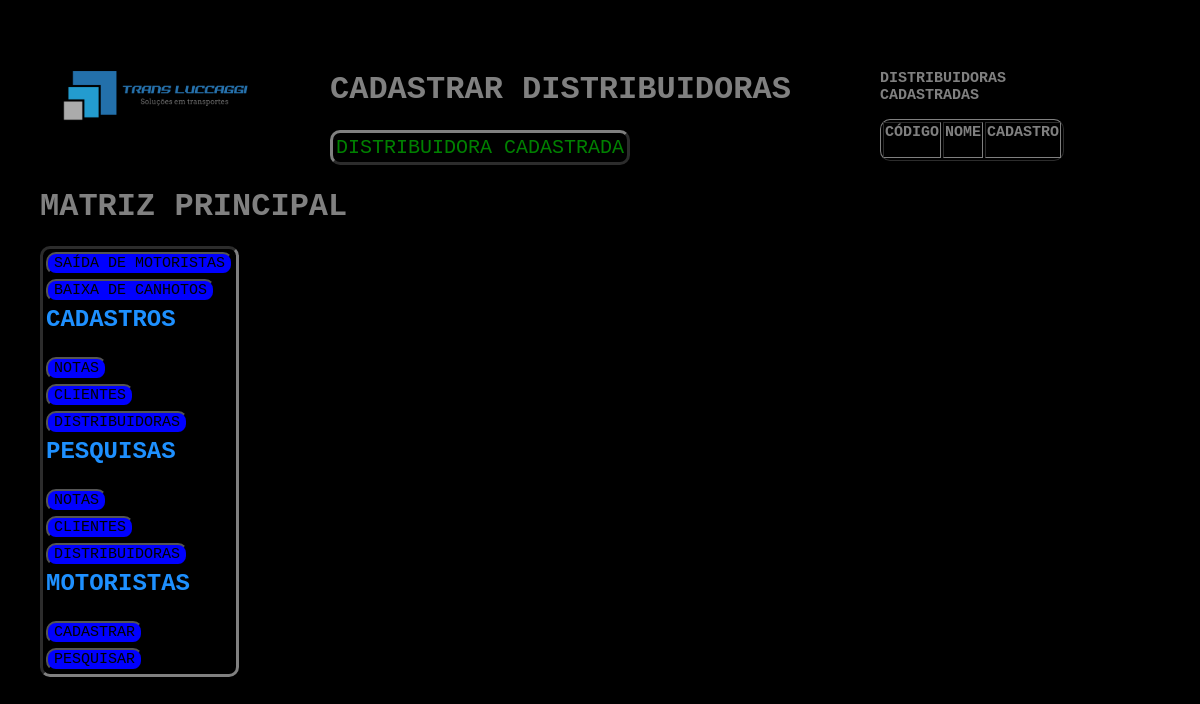
Before: /cadastro/cadastrar_distribuidoras.php with the older database file.
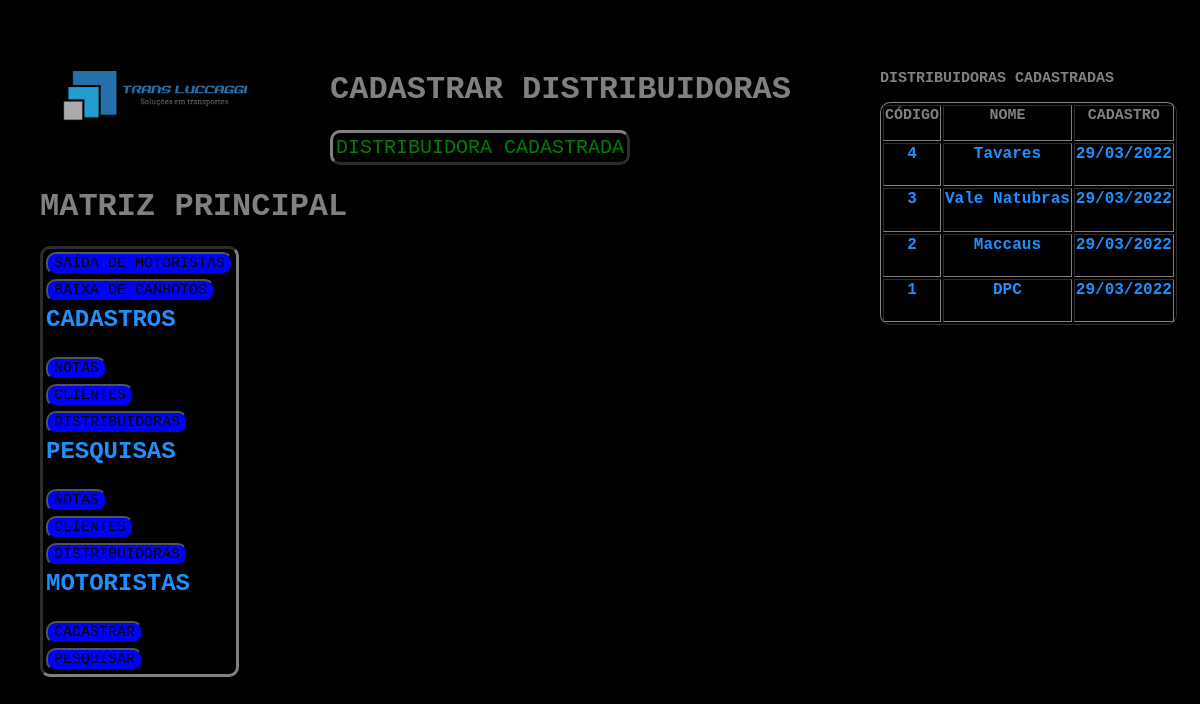
After: the same page with the newer database file.
### tables this page shows
CREATE TABLE `distribuidoras` (
  `codigo` int(11) NOT NULL,
  `nome` varchar(64) NOT NULL,
  `porcentagem` float NOT NULL,
  `cadastro` date NOT NULL
);

### connect.php (called while the page is built, shortened)
<?php
	$tab_dis = "distribuidoras";
 ?>

### cadastro/cadastrar_distribuidoras.php (the view, shortened to what this page needs)
<html>
	<head>
		<link href="..\estilo.css" rel="stylesheet"/>
	</head>
	<body>
		<menu>
        	<a href="http://localhost/transluccaggi"><img src="..\imagem/logo.png" width=20%></a>
        	<h1>MATRIZ PRINCIPAL</h1><p>
            <table class="tableb">
				<tr><td><a href="../saida/form_saida_motorista.html"><button>SAÍDA DE MOTORISTAS</button></a></td></tr>
				<tr><td><a href="../saida/form_baixa_canhotos.html"><button>BAIXA DE CANHOTOS</button></a></td></tr>
				<tr><td><h2>CADASTROS</h2></td></tr>
				<tr><td><a href="..\cadastro/form_cadastrar_nfs.php"><button>NOTAS</button></a></td></tr>
				<tr><td><a href="..\cadastro/form_cadastrar_clientes.php"><button>CLIENTES</button></a></td></tr>
				<tr><td><a href="..\cadastro/form_cadastrar_distribuidoras.php"><button>DISTRIBUIDORAS</button></a></td></tr>
				<tr><td><h2>PESQUISAS</h2></td></tr>
				<tr><td><a href="..\pesquisa/form_pesquisar_nfs.html"><button>NOTAS</button></a></td></tr>
				<tr><td><a href="..\pesquisa/form_pesquisar_clientes.html"><button>CLIENTES</button></a></td></tr>
				<tr><td><a href="..\pesquisa/form_pesquisar_distribuidoras.html"><button>DISTRIBUIDORAS</button></a></td></tr>
				<tr><td><h2>MOTORISTAS</h2></td></tr>
				<tr><td><a href="..\cadastro/form_cadastrar_motoristas.php"><button>CADASTRAR</button></a></td></tr>
				<tr><td><a href="..\pesquisa/form_pesquisar_motoristas.html"><button>PESQUISAR</button></a></td></tr>
            </table>
        </menu>
<?php
	require('../connect.php');
    $nom_dis = trim($_POST['nom_dis']);
	$sql = mysqli_query($conn,"SELECT * FROM $tab_dis WHERE `nome` = '$nom_dis'");
	$n = mysqli_num_rows($sql);
	if($n != 0)
	{
		?>
			<pag>
				<h1>CADASTRAR DISTRIBUIDORA</h1><p>
				<table>
					<tr>
						<td><h5>DISTRIBUIDORA JÁ CADASTARDA</h5></td>
					</tr>
				</table>
			</pag>
		<?php
	}
	else
	{
		?>
			<pag>
				<h1>CADASTRAR DISTRIBUIDORAS</h1><p>
				<table>
					<tr>
						<td><h7>DISTRIBUIDORA CADASTRADA</h7></td>
					</tr>
				</table>
			</pag>
		<?php
	}
?>
		<urd>
			<table border=1>
				<h3>DISTRIBUIDORAS CADASTRADAS</h3>
				<tr>
					<td><h3>CÓDIGO</h3></td>
					<td><h3>NOME</h3></td>
					<td><h3>CADASTRO</h3></td>
				</tr>
				<?php   require('..\connect.php');
				$sql = mysqli_query($conn,"SELECT * FROM $tab_dis ORDER BY `codigo` DESC LIMIT 5");
				$n = mysqli_num_rows($sql);
				$i=0;
					while($i!=$n)
					{
						$vn = mysqli_fetch_array($sql);	?>
								<tr>
									<td><h4><nobr><?php echo $vn['codigo'];   ?><nobr></h4></td>
									<td><h4><nobr><?php echo $vn['nome'];    ?><nobr></h4></td>
									<td><h4><nobr><?php echo date( 'd/m/Y' , strtotime( $vn['cadastro']));    ?><nobr></h4></td>
								</tr>
						<?php   $i = $i + 1;
					}   ?>
			</table>
		</urd>
	</body>
</html>

### estilo.css (style rules this page uses)
body { background-color: black; }
h1 { color: gray; font-family: OCR A Std, monospace; }
h3 { color:gray; font-family: OCR A Std, monospace; font-size: 15px; }
h4 { color:dodgerblue; font-family:OCR A Std, monospace; }
h7 { color:green; font-family:OCR A Std, monospace; font-size: 20px; }
h2 { color: dodgerblue; font-family: OCR A Std, monospace; }
button { background-color: blue; font-family: OCR A Std, monospace; font-size: 15px; border-radius: 10px; }
menu { position:absolute; top:10px; left:0px; }
pag { position:absolute; top:50px; left:330px; }
urd { position:absolute; top:5px; left:550px; }
table { align-items: center; text-align: center; border-style: outset; border-radius: 10px; border-color:gray; padding: 0%; }
.tableb { align-items: left; text-align: left; border-style: inset; border-radius: 10px; border-color:gray; }

Changed rows visible on the page:
added distribuidoras: codigo "4", nome "Tavares", cadastro "29/03/2022"
added distribuidoras: codigo "3", nome "Vale Natubras", cadastro "29/03/2022"
added distribuidoras: codigo "2", nome "Maccaus", cadastro "29/03/2022"
added distribuidoras: codigo "1", nome "DPC", cadastro "29/03/2022"
